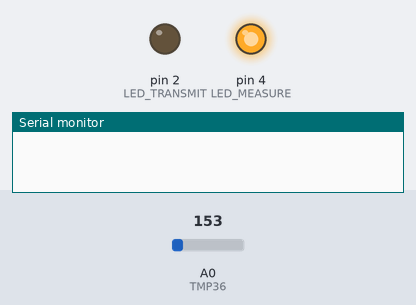
Recording of a sketch running on a simulated Arduino Uno, built with avr-gcc and run on an emulated ATmega328P. Shown: output pins drawn as LEDs (lit = HIGH), the last lines printed to the serial monitor. Inputs (shaded band) come from the test bench; at power-on: A0 (TMP36) = 153.

Above: at 0.2 s.
At 13.7 s:
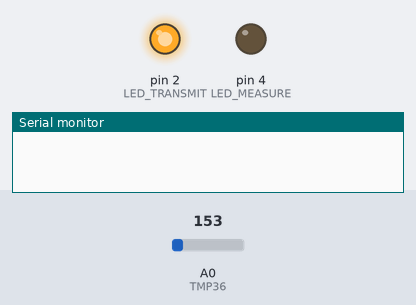
At 16.5 s:
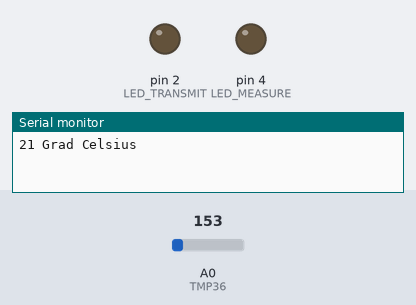
Timing chart, 0 to 26.7 s (numbered marks = the images above):
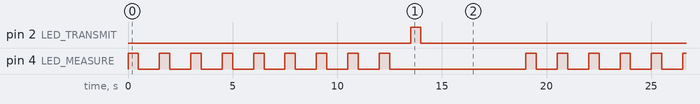

The sketch:

funduino_de_nr10_plus_leds.ino
```cpp
/**
 * file: funduino_de_nr09
 * date: 08.08.2016 23:35 Uhr
 *
 * @author deeagle <code@deeagle.de>
 *
 */

#include "DeeLib.h"

const int TMP36 = A0;
const int SERIAL_BAUD = 9600;
const int MEASUREMENT_SERIES_INTERVAL = 1000;
const int MEASUREMENT_INTERVAL = 5000;
const int LED_MEASURE = 4;
const int LED_TRANSMIT = 2;

int temperature = 0;
const int TEMP_LENGTH = 10;
int temp[TEMP_LENGTH];
int tempIndex = 0;

DeeLib deeLib = DeeLib();


void setup()
{
  pinMode(LED_MEASURE, OUTPUT);
  pinMode(LED_TRANSMIT, OUTPUT);

  Serial.begin(SERIAL_BAUD);
}

void loop()
{
  temp[tempIndex] = readAndTransformTemperature();
  tempIndex = (tempIndex + 1) % TEMP_LENGTH;
  delay(MEASUREMENT_SERIES_INTERVAL);

  // is last index of the array?
  if( (TEMP_LENGTH - 1) == tempIndex )
  {
    temperature = calcMean();

    sendSerial(temperature);

    delay(MEASUREMENT_INTERVAL);
  }
}

int readAndTransformTemperature()
{
  deeLib.blinkOne(LED_MEASURE);
  return map(analogRead(TMP36), 0, 410, -50, 150);
}

int calcMean()
{
  int result = 0;

  for( int i = 0; i < TEMP_LENGTH; i++ )
  {
    result += temp[i];
  }

  result /= TEMP_LENGTH;

  return result;
}

void sendSerial(int temperature)
{
  deeLib.blinkOne(LED_TRANSMIT);
  delay(10);
  Serial.print(temperature);
  Serial.println(" Grad Celsius");
}

void testLeds()
{
  deeLib.blinkOne(LED_MEASURE);
  deeLib.blinkOne(LED_TRANSMIT);
}
```

DeeLib.cpp
```cpp
/**
 * DeeLib.cpp - Library for own functions
 *
 * @autor deeagle <code@deeagle.de>
 */

#include "Arduino.h"
#include "DeeLib.h"


DeeLib::DeeLib()
{
}


void DeeLib::blinkOne(int pinPort)
{
  digOn(pinPort);
  delay(500);
  digOff(pinPort);
}


void DeeLib::digOn(int pinPort)
{
  digitalWrite(pinPort, HIGH);
}


void DeeLib::digOff(int pinPort)
{
  digitalWrite(pinPort, LOW);
}


boolean DeeLib::isButtonPressed(int pinPort)
{
  boolean isButtonSignal = false;

  int button_state = digitalRead(pinPort);
  if( HIGH == button_state )
  {
    isButtonSignal = true;
  }

  return isButtonSignal;
}
```

DeeLib.h
```cpp
/**
 * DeeLib.h - Library for own functions
 *
 * @autor deeagle <code@deeagle.de>
 */

#ifndef DeeLib_h
#define DeeLib_h

#include "Arduino.h"

class DeeLib
{
public:
  /**
   * Default constructor.
   */
  DeeLib();

  /**
   * Let the LED blink one time.
   *
   * @param pinPort The pin port of the LED
   */
  void blinkOne(int pinPort);

  /**
   * Set the power to {@code HIGH} on given port.
   *
   * @param pinPort The pin port of the LED
   */
  void digOn(int pinPort);

  /**
   * Set the power to {@code LOW} on given port.
   *
   * @param pinPort The pin port of the LED
   */
  void digOff(int pinPort);

  /**
   * Returns the state of the button.
   * <p>
   * Don't forget to declare the input button in the setup.
   *
   * @param pinPort The input port of the button
   * @return {@code true} when the button is pressed, otherwise {@code false}
   */
  boolean isButtonPressed(int pinPort);

private:
};

#endif
```

Measured:
- by itself, pin 2 (LED_TRANSMIT): alternates HIGH for 0.50 s and LOW for 20.0 s
- by itself, pin 4 (LED_MEASURE): repeats every 20.5 s: 8 × (LOW 1.0 s, HIGH 0.50 s), LOW 6.5 s, HIGH 0.50 s, LOW 1.0 s, HIGH 0.50 s
- by itself, everything shown: repeats every 20.5 s, in 22 steps
